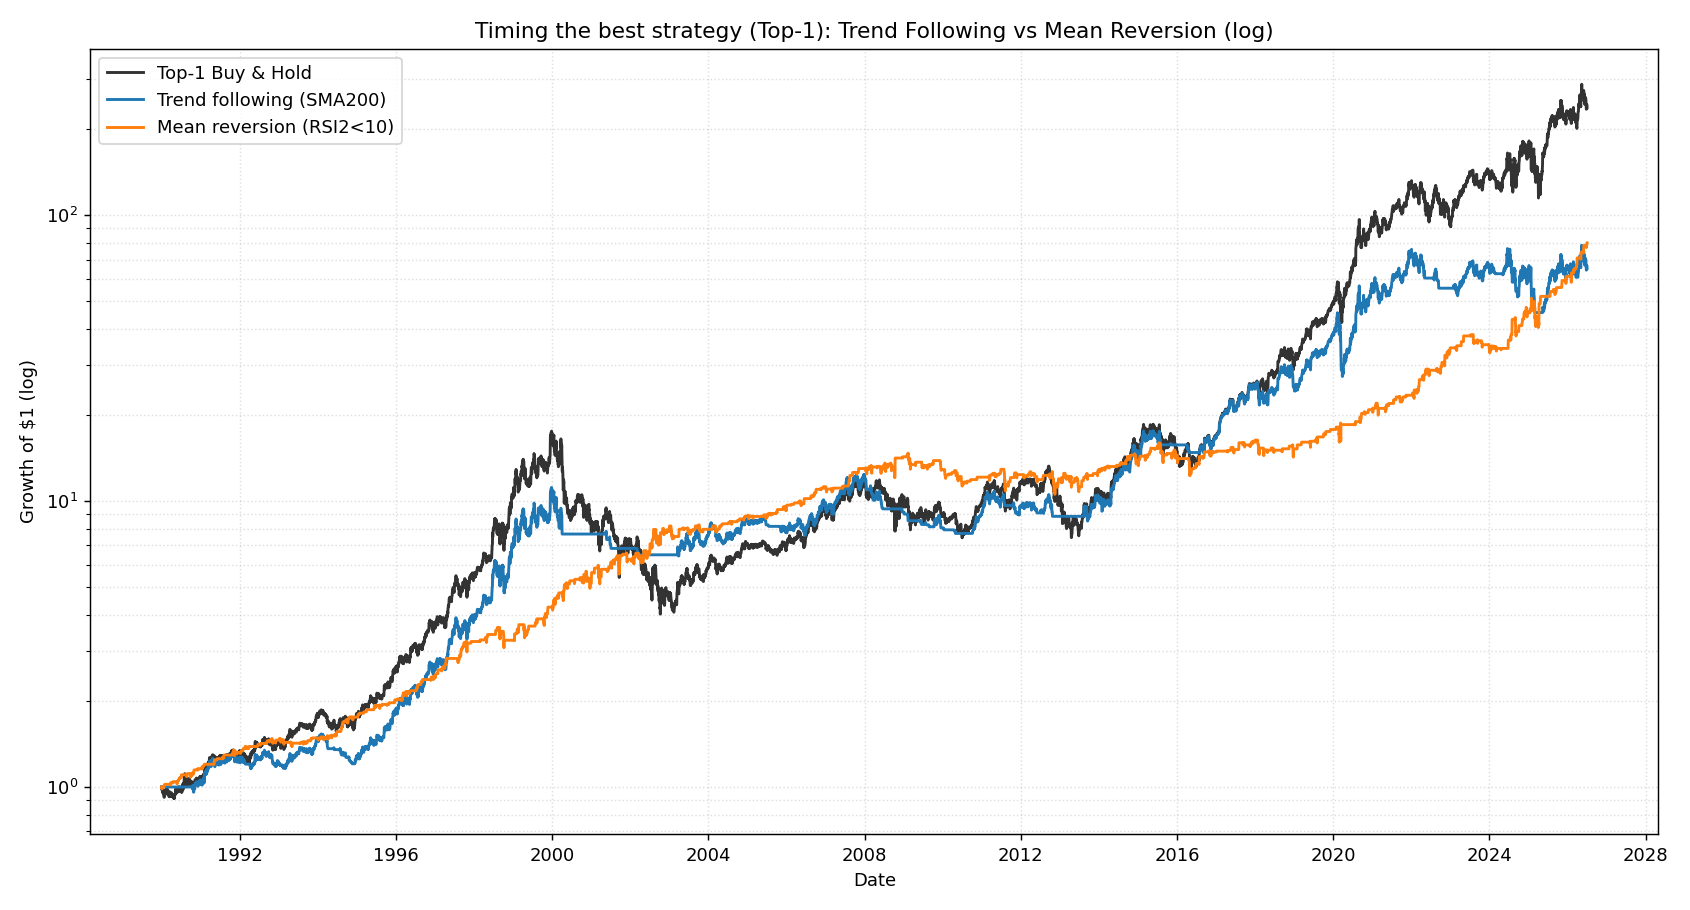

Here is the Python script that generated this plot:
"""
Second backtest: time the BEST strategy (Top-1 equal-weight equity curve) with
two simple, well-documented equity techniques.

Approach 1 -- TREND FOLLOWING: 200-day SMA rule (Meb Faber, "A Quantitative
    Approach to Tactical Asset Allocation", 2007). Hold when price is above its
    200-day simple moving average, otherwise move to cash. This is THE canonical
    long-only trend filter for equities: it captures the momentum/trend premium
    and sidesteps the worst drawdowns. Parameters: lookback = 200. (1 param)

Approach 2 -- MEAN REVERSION: RSI(2) rule (Larry Connors & Cesar Alvarez,
    "Short Term Trading Strategies That Work", 2008). Equity indices mean-revert
    at SHORT horizons: buy oversold, exit on the bounce. Buy when RSI(2) < 10,
    exit when close > 5-day SMA. Parameters: rsi_period = 2, buy_threshold = 10,
    exit_sma = 5. (3 params)

Both signals are LAGGED one day (trade on next day's return) to avoid lookahead.
When out of the market, return = 0 (cash, no interest assumed -> conservative).
"""

import os
import pandas as pd
import matplotlib.pyplot as plt

BEST = "results/top1_equalweight.csv"   # best strategy by CAGR/total return
OUTDIR = "results"

# --- Trend following param ---
SMA_TREND = 200
# --- Mean reversion params ---
RSI_PERIOD = 2
RSI_BUY = 10
EXIT_SMA = 5


def rsi(series, period):
    """Wilder's RSI."""
    delta = series.diff()
    up = delta.clip(lower=0.0)
    down = -delta.clip(upper=0.0)
    roll_up = up.ewm(alpha=1 / period, adjust=False).mean()
    roll_down = down.ewm(alpha=1 / period, adjust=False).mean()
    rs = roll_up / roll_down.replace(0.0, 1e-12)
    return 100.0 - 100.0 / (1.0 + rs)


def trend_following(price):
    """Long when price > SMA(200), else cash. Returns a 0/1 position series."""
    sma = price.rolling(SMA_TREND).mean()
    pos = (price > sma).astype(float)
    return pos


def mean_reversion(price):
    """Connors RSI(2): enter when RSI(2)<threshold, exit when close>SMA(5)."""
    r = rsi(price, RSI_PERIOD)
    exit_ma = price.rolling(EXIT_SMA).mean()
    pos = pd.Series(0.0, index=price.index)
    in_pos = False
    for i in range(len(price)):
        if not in_pos:
            if r.iloc[i] < RSI_BUY:
                in_pos = True
        else:
            if price.iloc[i] > exit_ma.iloc[i]:
                in_pos = False
        pos.iloc[i] = 1.0 if in_pos else 0.0
    return pos


def apply_timing(price, position):
    """Equity of trading `price` with a lagged position (0/1)."""
    underlying_ret = price.pct_change().fillna(0.0)
    pos = position.shift(1).fillna(0.0)          # trade next day -> no lookahead
    strat_ret = pos * underlying_ret
    equity = (1.0 + strat_ret).cumprod()
    return equity, pos


def stats(equity, label):
    total = equity.iloc[-1] / equity.iloc[0] - 1
    years = (equity.index[-1] - equity.index[0]).days / 365.25
    cagr = (equity.iloc[-1] / equity.iloc[0]) ** (1 / years) - 1
    ret = equity.pct_change().dropna()
    sharpe = (ret.mean() / ret.std()) * (252 ** 0.5) if ret.std() > 0 else float("nan")
    mdd = (equity / equity.cummax() - 1).min()
    print(f"{label:26s} total:{total:>10.1%}  CAGR:{cagr:>6.2%}  "
          f"Sharpe:{sharpe:>5.2f}  maxDD:{mdd:>7.1%}")
    return dict(total=total, cagr=cagr, sharpe=sharpe, mdd=mdd)


def main():
    df = pd.read_csv(BEST, parse_dates=["date"]).set_index("date")
    price = df["equity"]
    print(f"Best strategy underlying: {BEST}  ({len(price)} days, "
          f"{price.index.min().date()} -> {price.index.max().date()})")

    buyhold = price / price.iloc[0]
    trend_eq, trend_pos = apply_timing(price, trend_following(price))
    mr_eq, mr_pos = apply_timing(price, mean_reversion(price))
    trend_eq /= trend_eq.iloc[0]
    mr_eq /= mr_eq.iloc[0]

    print("\n--- Timing the best strategy (Top-1) ---")
    stats(buyhold, "Buy & Hold (Top-1)")
    r_tr = stats(trend_eq, "Trend following (SMA200)")
    r_mr = stats(mr_eq, "Mean reversion (RSI2)")
    print(f"\nTime in market -> trend: {trend_pos.mean():.0%}   "
          f"mean-reversion: {mr_pos.mean():.0%}")

    # Export daily time series
    os.makedirs(OUTDIR, exist_ok=True)
    for eq, pos, name in [(buyhold, None, "top1_buyhold"),
                          (trend_eq, trend_pos, "top1_trend_sma200"),
                          (mr_eq, mr_pos, "top1_meanrev_rsi2")]:
        out = pd.DataFrame({"equity": eq, "daily_return": eq.pct_change()})
        if pos is not None:
            out["position"] = pos.shift(1).fillna(0.0)
        path = os.path.join(OUTDIR, f"{name}.csv")
        out.to_csv(path, index_label="date")
        print(f"  wrote {path}")

    # Plot
    fig, ax = plt.subplots(figsize=(13, 7))
    ax.plot(buyhold.index, buyhold, label="Top-1 Buy & Hold", color="black", lw=1.6, alpha=0.8)
    ax.plot(trend_eq.index, trend_eq,
            label=f"Trend following (SMA{SMA_TREND})", lw=1.6)
    ax.plot(mr_eq.index, mr_eq,
            label=f"Mean reversion (RSI{RSI_PERIOD}<{RSI_BUY})", lw=1.6)
    ax.set_yscale("log")
    ax.set_title("Timing the best strategy (Top-1): Trend Following vs Mean Reversion (log)")
    ax.set_ylabel("Growth of $1 (log)")
    ax.set_xlabel("Date")
    ax.grid(True, which="both", ls=":", alpha=0.4)
    ax.legend(loc="upper left")
    fig.tight_layout()
    out = "second_backtest_timing.png"
    fig.savefig(out, dpi=130)
    print(f"\nSaved plot -> {out}")


if __name__ == "__main__":
    main()
